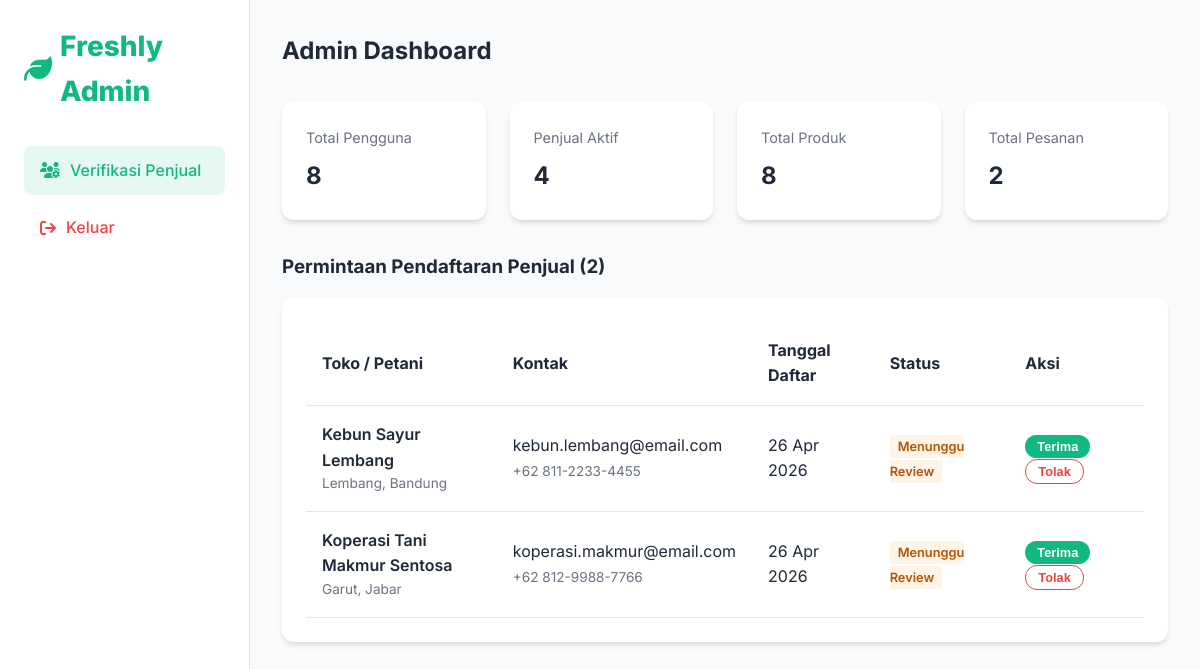
/admin/dashboard.php (signed in), run on the app's committed database.
### tables this page shows
CREATE TABLE IF NOT EXISTS users (
    id INT AUTO_INCREMENT PRIMARY KEY,
    name VARCHAR(100) NOT NULL,
    email VARCHAR(150) NOT NULL UNIQUE,
    password_hash VARCHAR(255) NOT NULL,
    phone VARCHAR(30) DEFAULT NULL,
    address TEXT DEFAULT NULL,
    role ENUM('buyer', 'seller', 'admin') NOT NULL DEFAULT 'buyer',
    seller_status ENUM('pending', 'approved', 'rejected') DEFAULT NULL,
    avatar_url VARCHAR(500) DEFAULT NULL,
    store_name VARCHAR(150) DEFAULT NULL,
    store_location VARCHAR(200) DEFAULT NULL,
    created_at DATETIME NOT NULL DEFAULT CURRENT_TIMESTAMP,
    updated_at DATETIME NOT NULL DEFAULT CURRENT_TIMESTAMP ON UPDATE CURRENT_TIMESTAMP
);

### includes/helpers.php (called while the page is built, shortened)
<?php
function sanitize(string $input): string {
    return htmlspecialchars(trim($input), ENT_QUOTES, 'UTF-8');
}

### admin/dashboard.php (the view, shortened to what this page needs)
<?php
require_once __DIR__ . '/../includes/helpers.php';
$db = getDB();
$pendingSellers = $db->query("SELECT * FROM users WHERE role='seller' AND seller_status='pending' ORDER BY created_at DESC")->fetchAll();
$totalUsers = (int) $db->query("SELECT COUNT(*) FROM users")->fetchColumn();
$totalSellers = (int) $db->query("SELECT COUNT(*) FROM users WHERE role='seller' AND seller_status='approved'")->fetchColumn();
$totalProducts = (int) $db->query("SELECT COUNT(*) FROM products WHERE is_active=1")->fetchColumn();
$totalOrders = (int) $db->query("SELECT COUNT(*) FROM orders")->fetchColumn();
?>
<!DOCTYPE html>
<html lang="id">
<head>
    <link rel="stylesheet" href="https://cdnjs.cloudflare.com/ajax/libs/font-awesome/6.4.0/css/all.min.css">
    <link rel="stylesheet" href="../assets/css/style.css">
</head>
<body>
    <div class="dashboard-container">
        <aside class="sidebar">
            <a href="../index.php" class="nav-brand" style="margin-bottom:2rem;"><i class="fa-solid fa-leaf"></i> Freshly Admin</a>
            <ul class="sidebar-menu">
                <li><a href="dashboard.php" class="active"><i class="fa-solid fa-users-gear"></i> Verifikasi Penjual</a></li>
                <li><a href="<?= BASE_URL ?>/includes/logout.php" style="color:#ef4444;"><i class="fa-solid fa-arrow-right-from-bracket"></i> Keluar</a></li>
            </ul>
        </aside>
        <main class="main-content">
            <h2 style="margin-bottom:2rem;">Admin Dashboard</h2>
            <div class="stat-grid">
                <div class="stat-card"><div class="stat-title">Total Pengguna</div><div class="stat-value"><?= $totalUsers ?></div></div>
                <div class="stat-card"><div class="stat-title">Penjual Aktif</div><div class="stat-value"><?= $totalSellers ?></div></div>
                <div class="stat-card"><div class="stat-title">Total Produk</div><div class="stat-value"><?= $totalProducts ?></div></div>
                <div class="stat-card"><div class="stat-title">Total Pesanan</div><div class="stat-value"><?= $totalOrders ?></div></div>
            </div>
            <h3 style="margin-bottom:1rem;">Permintaan Pendaftaran Penjual (<?= count($pendingSellers) ?>)</h3>
            <div class="chart-container">
                <?php if(empty($pendingSellers)): ?>
                <p style="text-align:center;color:var(--text-muted);padding:2rem;">Tidak ada permintaan pendaftaran baru.</p>
                <?php else: ?>
                <table style="width:100%;border-collapse:collapse;text-align:left;">
                    <thead>
                        <tr style="border-bottom:1px solid var(--border-color);">
                            <th style="padding:1rem;">Toko / Petani</th>
                            <th style="padding:1rem;">Kontak</th>
                            <th style="padding:1rem;">Tanggal Daftar</th>
                            <th style="padding:1rem;">Status</th>
                            <th style="padding:1rem;">Aksi</th>
                        </tr>
                    </thead>
                    <tbody>
                    <?php foreach($pendingSellers as $seller): ?>
                        <tr style="border-bottom:1px solid var(--border-color);">
                            <td style="padding:1rem;">
                                <div style="font-weight:600;"><?= sanitize($seller['store_name']??$seller['name']) ?></div>
                                <div style="font-size:0.85rem;color:var(--text-muted);"><?= sanitize($seller['store_location']??'') ?></div>
                            </td>
                            <td style="padding:1rem;">
                                <?= sanitize($seller['email']) ?><br>
                                <span style="font-size:0.85rem;color:var(--text-muted);"><?= sanitize($seller['phone']??'') ?></span>
                            </td>
                            <td style="padding:1rem;"><?= date('d M Y', strtotime($seller['created_at'])) ?></td>
                            <td style="padding:1rem;"><span style="background:rgba(245,158,11,0.1);color:#b45309;padding:4px 8px;border-radius:4px;font-size:0.8rem;font-weight:600;">Menunggu Review</span></td>
                            <td style="padding:1rem;">
                                <form method="POST" style="display:inline;">
                                    <button type="submit" name="action" value="approve" class="btn btn-primary" style="padding:0.25rem 0.75rem;font-size:0.8rem;margin-right:5px;">Terima</button>
                                    <button type="submit" name="action" value="reject" class="btn btn-outline" style="padding:0.25rem 0.75rem;font-size:0.8rem;color:#ef4444;border-color:#ef4444;" onclick="return confirm('Tolak penjual ini?')">Tolak</button>
                                </form>
                            </td>
                        </tr>
                    <?php endforeach; ?>
                    </tbody>
                </table>
                <?php endif; ?>
            </div>
        </main>
    </div>
</body>
</html>

### assets/css/style.css (style rules this page uses)
:root { --primary-color: #10b981; --primary-dark: #059669; --secondary-color: #f59e0b; --bg-color: #f9fafb; --text-main: #1f2937; --text-muted: #6b7280; --white: #ffffff; --border-color: #e5e7eb; --radius: 12px; --shadow: 0 4px 6px -1px rgba(0, 0, 0, 0.1), 0 2px 4px -1px rgba(0, 0, 0, 0.06); --shadow-hover: 0 10px 15px -3px rgba(0, 0, 0, 0.1), 0 4px 6px -2px rgba(0, 0, 0, 0.05); --transition: all 0.3s ease; }
* { margin: 0; padding: 0; box-sizing: border-box; }
body { font-family: 'Inter', sans-serif; background-color: var(--bg-color); color: var(--text-main); line-height: 1.6; }
a { text-decoration: none; color: inherit; }
.nav-brand { font-size: 1.75rem; font-weight: 800; color: var(--primary-color); display: flex; align-items: center; gap: 0.5rem; }
.btn { padding: 0.6rem 1.25rem; border-radius: var(--radius); font-weight: 600; font-size: 0.95rem; cursor: pointer; transition: var(--transition); border: none; }
.btn-outline { background-color: transparent; color: var(--primary-color); border: 1px solid var(--primary-color); }
.btn-primary { background-color: var(--primary-color); color: white; }

### admin/dashboard.php (style rules this page uses)
.dashboard-container { display:flex; min-height:100vh; background:var(--bg-color); }
.sidebar { width:250px; background:var(--white); border-right:1px solid var(--border-color); padding:1.5rem; }
.main-content { flex:1; padding:2rem; overflow-y:auto; }
.chart-container { background:var(--white); padding:1.5rem; border-radius:var(--radius); box-shadow:var(--shadow); margin-bottom:2rem; }
.sidebar-menu { list-style:none; margin-top:2rem; }
.sidebar-menu li { margin-bottom:0.5rem; }
.sidebar-menu a { display:flex; align-items:center; gap:10px; padding:0.75rem 1rem; color:var(--text-muted); border-radius:8px; font-weight:500; text-decoration:none; }
.sidebar-menu a.active { background:rgba(16,185,129,0.1); color:var(--primary-color); }
.stat-grid { display:grid; grid-template-columns:repeat(4,1fr); gap:1.5rem; margin-bottom:2rem; }
.stat-card { background:var(--white); padding:1.5rem; border-radius:var(--radius); box-shadow:var(--shadow); }
.stat-title { color:var(--text-muted); font-size:0.9rem; margin-bottom:0.5rem; }
.stat-value { font-size:1.5rem; font-weight:700; }

### data on the page
users: store_name "Kebun Sayur Lembang", store_location "Lembang, Bandung", email "kebun.lembang@email.com", phone "+62 811-2233-4455", created_at "26 Apr 2026"
users: store_name "Koperasi Tani Makmur Sentosa", store_location "Garut, Jabar", email "koperasi.makmur@email.com", phone "+62 812-9988-7766", created_at "26 Apr 2026"

### other printed values
$totalUsers "8"
$totalSellers "4"
$totalProducts "8"
$totalOrders "2"
count($pendingSellers) "2"
